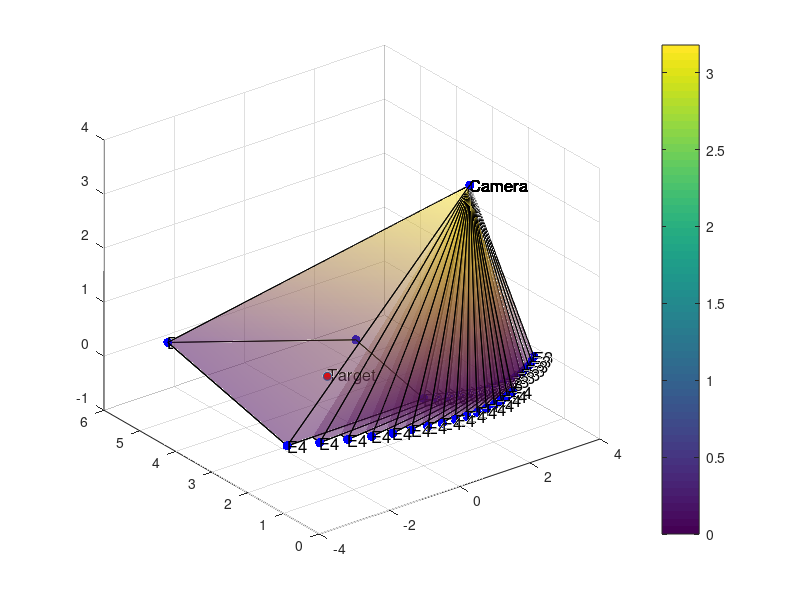

Source code (MATLAB):
clc;
clear all ;
% Camera FOV model
x_i=2.54;
y_i=2.20;
z_i=3.18;
a=36;
b=27;
lambda=50;
psi=105; %pan angel
phi=150; %tilt angel
xtar=-0.62;
ytar=3.08;
ztar=0;
% x_t=[3.62 3.08 0].';
plot3(xtar, ytar, ztar, 'o', 'MarkerSize', 6, 'MarkerFaceColor', 'r');
marktar = sprintf('Target');
text( xtar, ytar, ztar, marktar, 'fontsize', 12, 'color', 'k' );
hold on;

for t=0:15
    
q1_v=[a/2 b/2];
q2_v=[a/2 -b/2];
q3_v=[-a/2 -b/2];
q4_v=[-a/2 b/2];
q1_vt=q1_v.';
q2_vt=q2_v.';
q3_vt=q3_v.';
q4_vt=q4_v.';

q1_B=[q1_vt; lambda];
q2_B=[q2_vt; lambda];
q3_B=[q3_vt; lambda];
q4_B=[q4_vt; lambda];

H_phi=[cos(psi) -sin(psi) 0;
       sin(psi) cos(psi)  0
       0 0 1];
H_phy=[1 0 0;
       0 cos(phi) -sin(phi);
       0 sin(phi) cos(phi)];
q1_I=H_phi*H_phy*q1_B;
q2_I=H_phi*H_phy*q2_B;
q3_I=H_phi*H_phy*q3_B;
q4_I=H_phi*H_phy*q4_B;

rho_14=(-3.18)/(b/2*sin(phi)+lambda*cos(phi));
rho_23=(-3.18)/(-b/2*sin(phi)+lambda*cos(phi));

q1n_I=rho_14*q1_I;
q2n_I=rho_23*q2_I;
q3n_I=rho_23*q3_I;
q4n_I=rho_14*q4_I;
X=[x_i;y_i;z_i];
ksai1=X+q1n_I;
ksai2=X+q2n_I;
ksai3=X+q3n_I;
ksai4=X+q4n_I;
v1=ksai1.';
v2=ksai2.';
v3=ksai3.';
v4=ksai4.';
Cam=X.';
% Vertices
V = [v1;v2;v3;v4;Cam];
% Faces
F = { [4 3 2 1],[1 2 5],[2 3 5], [3 4 5], [4 1 5] };
x = V(:, 1);
y = V(:, 2);
z = V(:, 3);
% % Draw and Mark all the vertices
plot3(x, y, z, '.', 'MarkerSize', 20, 'MarkerFaceColor', 'r',...
'MarkerEdgeColor', 'b');
hold on;


% xl = [v1(:, 1),  v3(:, 1), v2(:, 1),  v4(:, 1),  v1(:, 1),  2.54, v4(:, 1), 2.54,  v3(:, 1),  2.54,  v2(:, 1)];
% yl = [v1(:, 2),  v3(:, 2),  v2(:, 2),  v4(:, 2),  v1(:, 2),  2.20,  v4(:, 2),  2.20, v3(:, 2),  2.20, v2(:, 2)];
% zl = [v1(:, 3), v3(:, 3),v2(:, 3), v4(:, 3), v1(:, 3), 3.18, v4(:, 3), 3.18, v3(:, 3), 3.18, v2(:, 3)];
% plot3(xl,yl,zl)


Buttomface = F{1};
Sideface = [F{2:end}];
Sideface = reshape(Sideface, 3 ,4);
Sideface = Sideface';
col = [0; 0; 0; 0; 3.18];
patch('vertices', V, 'faces', Buttomface, 'FaceColor', 'white','FaceAlpha',.1);
patch('vertices', V, 'faces', Buttomface,'FaceAlpha',.3,'FaceVertexCData',col,'FaceColor','interp');
patch('vertices', V, 'faces', Sideface,'FaceAlpha',.3,'FaceVertexCData',col,'FaceColor','interp');
grid on;
colorbar
     for i = 1 : length(V)-1
         number = sprintf('E%d', i);
         pointoutcam = sprintf('Camera');
         text( x(i), y(i), z(i), number, 'fontsize', 12, 'color', 'k' );
         text( x(length(V)), y(length(V)), z(length(V)), pointoutcam, 'fontsize', 12, 'color', 'k' );
     end
psi=psi+0.05;
phi=phi+0.05;
pause(2)
drawnow
end

%  Draw the target and label it
% 
% 
% hold on;
% Number and label all the FOV edge points and the camera
% 
% 
% Draw all the faces and mark the relative z direction distance using color
% % grading bar

